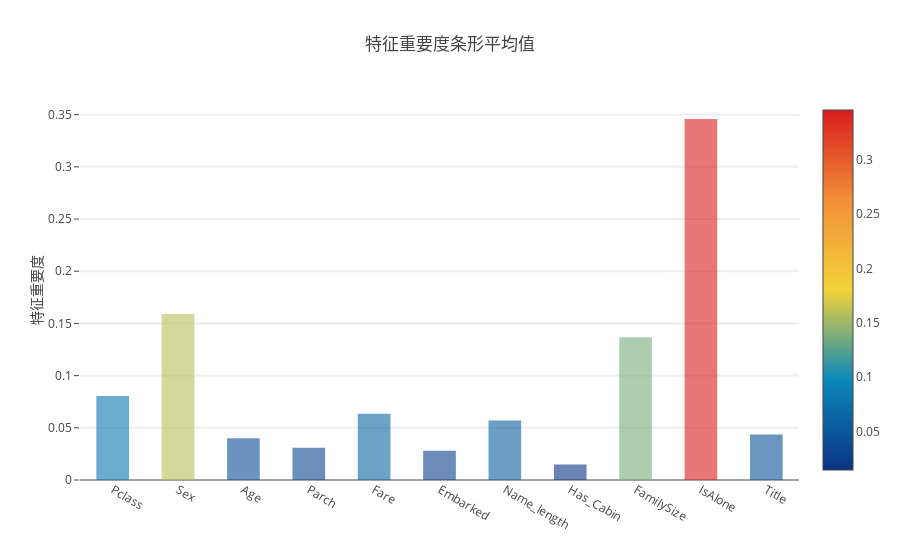

The notebook cell saved with this chart:
### Markdown cell above
**绘制平均特征重要度的条形图

**lotly Barplot of Average Feature Importances**

在所有分类器中获得平均特征重要度之后，我们可以将它们绘制成如下的绘图条形图：

Having obtained the mean feature importance across all our classifiers, we can plot them into a Plotly bar plot as follows:

### Code cell
y = feature_dataframe['mean'].values
x = feature_dataframe['features'].values
data = [go.Bar(
            x= x,
             y= y,
            width = 0.5,
            marker=dict(
               color = feature_dataframe['mean'].values,
            colorscale='Portland',
            showscale=True,
            reversescale = False
            ),
            opacity=0.6
        )]

layout= go.Layout(
    autosize= True,
    title= '特征重要度条形平均值',
    hovermode= 'closest',
#     xaxis= dict(
#         title= 'Pop',
#         ticklen= 5,
#         zeroline= False,
#         gridwidth= 2,
#     ),
    yaxis=dict(
        title= '特征重要度',
        ticklen= 5,
        gridwidth= 2
    ),
    showlegend= False
)
fig = go.Figure(data=data, layout=layout)
py.iplot(fig, filename='bar-direct-labels')
m = np.array(data)
print("data.shape",m.shape)

### Figure 1 — Plotly figure (JSON) as saved in the notebook; plotly's stock layout.template omitted (floating-point values rounded to 4 significant figures)
{"data": [{"marker": {"color": [0.08059, 0.1591, 0.04, 0.03084, 0.06338, 0.02812, 0.05698, 0.01473, 0.1368, 0.3458, 0.04361], "colorscale": "Portland", "reversescale": false, "showscale": true}, "opacity": 0.6, "type": "bar", "uid": "849ca8b6-deac-11e8-9366-784f435c1213", "width": 0.5, "x": ["Pclass", "Sex", "Age", "Parch", "Fare", "Embarked", "Name_length", "Has_Cabin", "FamilySize", "IsAlone", "Title"], "y": [0.08059, 0.1591, 0.04, 0.03084, 0.06338, 0.02812, 0.05698, 0.01473, 0.1368, 0.3458, 0.04361]}], "layout": {"autosize": true, "hovermode": "closest", "showlegend": false, "title": "特征重要度条形平均值", "yaxis": {"gridwidth": 2, "ticklen": 5, "title": "特征重要度"}}}
